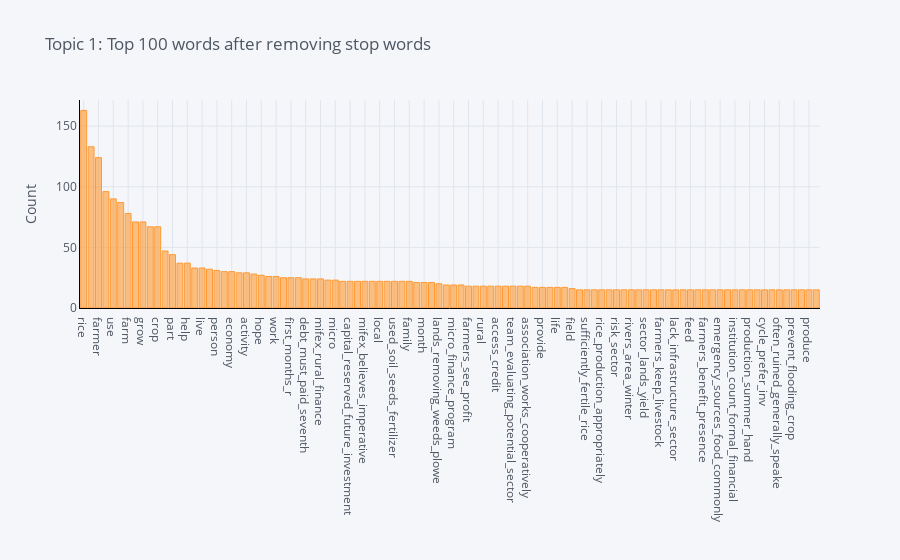

This figure's notebook cell:
### Code cell
plot_model(lda, plot = 'frequency', topic_num = 'Topic 1')

### Figure 1 — Plotly figure (JSON) as saved in the notebook; plotly's stock layout.template omitted (floating-point values rounded to 4 significant figures)
{"data": [{"marker": {"color": "rgba(255, 153, 51, 0.6)", "line": {"color": "rgba(255, 153, 51, 1.0)", "width": 1}}, "name": "count", "orientation": "v", "text": "", "type": "bar", "x": ["rice", "group", "farmer", "small", "use", "land", "farm", "area", "grow", "sector", "crop", "member", "part", "order", "help", "marry", "live", "water", "person", "capital", "economy", "pay", "activity", "service", "hope", "production", "work", "promoting_savings_often_forgotten", "first_months_r", "program", "debt_must_paid_seventh", "often", "mifex_rural_finance", "cannot_fully_repay_borrower", "micro", "boleo_spanish_hand_sowe", "capital_reserved_future_investment", "farmers_produce_sack", "mifex_believes_imperative", "making_initial_expenditures_mifex", "local", "farmers_rent_machinery", "used_soil_seeds_fertilizer", "final_month", "family", "repayment_schedule_different_typical", "month", "high", "lands_removing_weeds_plowe", "helps_gather_production", "micro_finance_program", "entrepreneur", "farmers_see_profit", "communal_bank_others_guarantor", "rural", "milk", "access_credit", "dairy_cow", "team_evaluating_potential_sector", "still", "association_works_cooperatively", "plant", "provide", "loans_prepare_land", "life", "allow", "field", "types_crops_include", "sufficiently_fertile_rice", "baba_productive", "rice_production_appropriately", "since_days_gran", "risk_sector", "baba_fertile_though", "rivers_area_winter", "baba_baba_organize", "sector_lands_yield", "area_long_cultivation", "farmers_keep_livestock", "production_turned_main_economic", "lack_infrastructure_sector", "farming", "feed", "first_must_prepare", "farmers_benefit_presence", "grow_crops_plantain", "emergency_sources_food_commonly", "informal_farms_rice", "institution_count_formal_financial", "decades_baba_county_province", "production_summer_hand", "maize", "cycle_prefer_inv", "necessary_machinery_properly_plow", "often_ruined_generally_speake", "century_cacao_banana_producing", "prevent_flooding_crop", "prices_crops_risks_largest", "produce", "much_rain_drainage_system"], "y": [163, 133, 124, 96, 90, 87, 78, 71, 71, 67, 67, 47, 44, 37, 37, 33, 33, 32, 31, 30, 30, 29, 29, 28, 27, 26, 26, 25, 25, 25, 24, 24, 24, 23, 23, 22, 22, 22, 22, 22, 22, 22, 22, 22, 22, 21, 21, 21, 20, 19, 19, 19, 18, 18, 18, 18, 18, 18, 18, 18, 18, 17, 17, 17, 17, 17, 16, 15, 15, 15, 15, 15, 15, 15, 15, 15, 15, 15, 15, 15, 15, 15, 15, 15, 15, 15, 15, 15, 15, 15, 15, 15, 15, 15, 15, 15, 15, 15, 15, 15]}], "layout": {"autosize": true, "legend": {"bgcolor": "#F5F6F9", "font": {"color": "#4D5663"}}, "paper_bgcolor": "#F5F6F9", "plot_bgcolor": "#F5F6F9", "title": {"font": {"color": "#4D5663"}, "text": "Topic 1: Top 100 words after removing stop words"}, "xaxis": {"autorange": true, "gridcolor": "#E1E5ED", "linecolor": "black", "range": [-0.5, 99.5], "showgrid": true, "tickfont": {"color": "#4D5663"}, "title": {"font": {"color": "#4D5663"}, "text": ""}, "type": "category", "zerolinecolor": "#E1E5ED"}, "yaxis": {"autorange": true, "gridcolor": "#E1E5ED", "linecolor": "black", "range": [0, 171.6], "showgrid": true, "tickfont": {"color": "#4D5663"}, "title": {"font": {"color": "#4D5663"}, "text": "Count"}, "type": "linear", "zerolinecolor": "#E1E5ED"}}}
